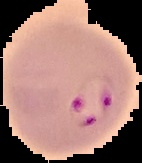
#> input picture dah snaek/tumlen/malaria/parasitized_01.jpg, 142 x 163 px, found by its file name
$ python ModifieMalaria.py
#> lines starting #> are read from the running program, lines starting #| are printed output that depends on the picture; after the words box and inside, x2 and y2 are one past the last pixel; in counts of white or black regions, pixels touching at a corner belong together
import numpy as np
import cv2 as cv
import matplotlib.pyplot as plt
import os

folder = 'C:\\Users\\Windows 10\\Kim\\python\\New folder\\malaria\\' #address of the images
pare = 'C:\\Users\\Windows 10\\Kim\\python\\malaria\\parasitized_01.jpg'
files = os.listdir(folder)
positive = 0
negative = 0
a = 0
j = 0
o = 0
nigga = []
nigga1 = []
nigga2 = []
nigga3 = []
nigga4 = []

for i, file in enumerate(files):
    image = cv.imread(folder + file )
#> image is the input picture: shape (163, 142, 3); mean B, G, R 110.2, 117.2, 155.1
    b,g,r = cv.split(image)
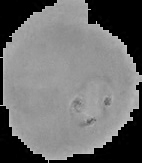
#> b: shape (163, 142); min 0, max 208, mean 110.2
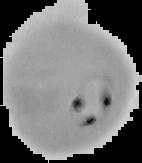
#> g: shape (163, 142); min 0, max 214, mean 117.2
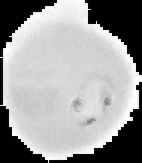
#> r: shape (163, 142); min 0, max 255, mean 155.1

    height, width, depth = image.shape
#> height = 163; width = 142; depth = 3
    kernel = np.ones((5,5), np.uint8)#1. use for removing noise from the images
                                     #2. use for make a border line
#if we use kernel 3*3 the program will detect the parasitized images 21 from 96 which it should be just 20 images for infected cells
    check = cv.bitwise_xor(g, r) #To cut off the background and remain just the cell that has parasites
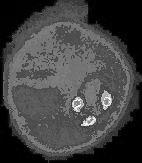
#> check: shape (163, 142); min 0, max 255, mean 66.2

    res, thres = cv.threshold(check, 160,255, cv.THRESH_BINARY)
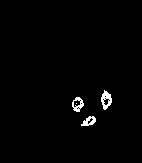
#> thres: shape (163, 142); 1.3% white; 4 white regions (1 under 20 px), largest, box (x1, y1, x2, y2) and area: (101, 90, 112, 110) 122, (72, 97, 84, 112) 93, (81, 116, 96, 126) 86
    new = cv.morphologyEx(thres, cv.MORPH_CLOSE, kernel)#use for cut off the noise in image
#> new: shape (163, 142); 1.6% white; 3 white regions, box (x1, y1, x2, y2) and area: (101, 90, 112, 110) 146, (72, 97, 84, 112) 129, (81, 116, 96, 126) 100

    opening = cv.morphologyEx(new, cv.MORPH_OPEN, kernel )
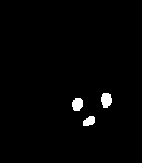
#> opening: shape (163, 142); 1.5% white; 3 white regions
    contours, hierachy = cv.findContours(opening, cv.RETR_TREE, cv.CHAIN_APPROX_SIMPLE )
#> contours = 3 contours; box (x1, y1, x2, y2) and area: (101, 93, 112, 108) 112, (72, 98, 83, 111) 100, (83, 116, 95, 126) 75
    bord = np.zeros([height, width, 3])
    cv.drawContours(bord, contours, -1, (0,255,0),-1  )
    if len(contours)>=1:
        nigga.append(image)
        nigga1.append(thres)
        nigga2.append(new)
        nigga3.append(bord)
        nigga4.append(file)
        a+=1
#> pass 2 of the loop `for i, file in enumerate(files):`:
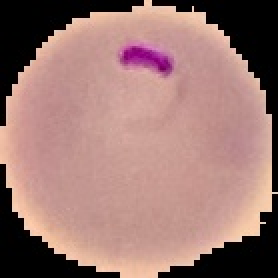
#> input picture dah snaek/tumlen/malaria/parasitized_02.jpg, 139 x 139 px, found by its file name (shown 2 times larger)
#> image is the input picture: shape (139, 139, 3); mean B, G, R 114.2, 119.7, 155.7
#> b: shape (139, 139)
#> g: shape (139, 139)
#> r: shape (139, 139)
#> check: shape (139, 139)
#> `res, thres = cv.threshold(check, 160,255, cv.THRESH_BINARY)`:
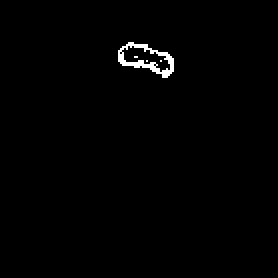
#> thres: shape (139, 139) (shown 2 times larger); 0.87% white in thin lines or dots, all inside (x1, y1, x2, y2) = (59, 21, 87, 39)
#> new: shape (139, 139); 1.5% white; 1 white region, box (x1, y1, x2, y2) and area: (59, 21, 87, 39) 283
#> `opening = cv.morphologyEx(new, cv.MORPH_OPEN, kernel )`:
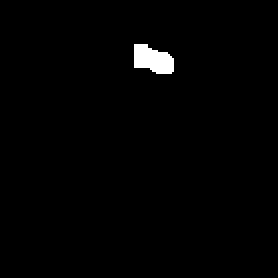
#> opening: shape (139, 139) (shown 2 times larger); 1.1% white; 1 white region
#> contours = 1 contour; box (x1, y1, x2, y2) and area: (67, 22, 87, 37) 191
#> bord: shape (139, 139, 3) float64
#> pass 3 of the loop `for i, file in enumerate(files):`:
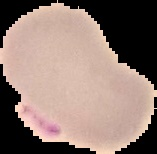
#> input picture dah snaek/tumlen/malaria/parasitized_03.jpg, 157 x 154 px, found by its file name
#> image is the input picture: shape (154, 157, 3); mean B, G, R 113.4, 121.7, 142.7
#> b: shape (154, 157)
#> g: shape (154, 157)
#> r: shape (154, 157)
#> `check = cv.bitwise_xor(g, r)`:
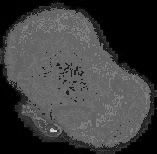
#> check: shape (154, 157); min 0, max 221, mean 62.4
#> `res, thres = cv.threshold(check, 160,255, cv.THRESH_BINARY)`:
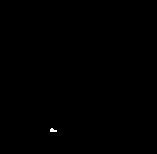
#> thres: shape (154, 157); 0.08% white in thin lines or dots, all inside (x1, y1, x2, y2) = (50, 128, 57, 132)
#> opening: shape (154, 157); every value is 0
#> contours = []
#> bord: shape (154, 157, 3) float64; every value is 0

for j in range(a):
    o+=1
    plt.subplot(a,4,o)
    plt.imshow(nigga[j], cmap = 'gray'), plt.title(nigga4[j])
    o+=1
    plt.subplot(a,4,o)
    plt.imshow(nigga1[j], cmap = 'gray')
    o+=1
    plt.subplot(a,4,o)
    plt.imshow(nigga2[j], cmap = 'gray')
    o+=1
    plt.subplot(a,4,o)
    plt.imshow(nigga3[j], cmap = 'gray')
#> after the loop, o = 8

plt.show()
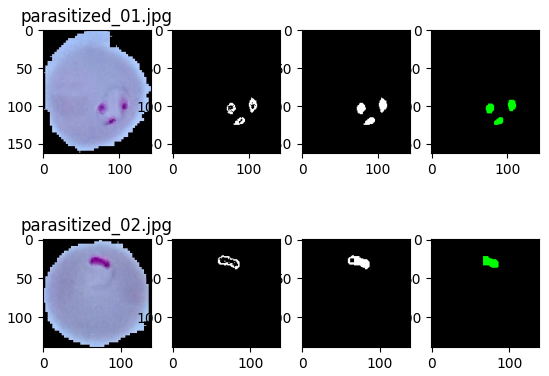
#> figure drawn by matplotlib, 8 panels; B, G, R data is drawn as R, G, B


"""

    if len(contours)>=1:
        plt.subplot(2,3,1)
        plt.imshow(image, cmap = 'gray'), plt.title(file)
        plt.subplot(2,3,2)
        plt.imshow(g, cmap = 'gray')
        plt.subplot(2,3,3)
        plt.imshow(check, cmap = 'gray')
        plt.subplot(2,3,4)
        plt.imshow(thres, cmap = 'gray')
        plt.subplot(2,3,5)
        plt.imshow(new, cmap = 'gray')
        plt.subplot(2,3,6)
        plt.imshow(bord, cmap = 'gray')

        plt.show()
        positive += 1
    else:
        if negative < 76:
            negative += 1
            #the reson we have to put this statement is we use the same source and when we test it
            #the uninfected cell we get will be 77 while the maximum it supposed to be is only 76.


print(f"The sensitivity = {positive/20}")
print(f"The specificity = {negative/76}")

"""
